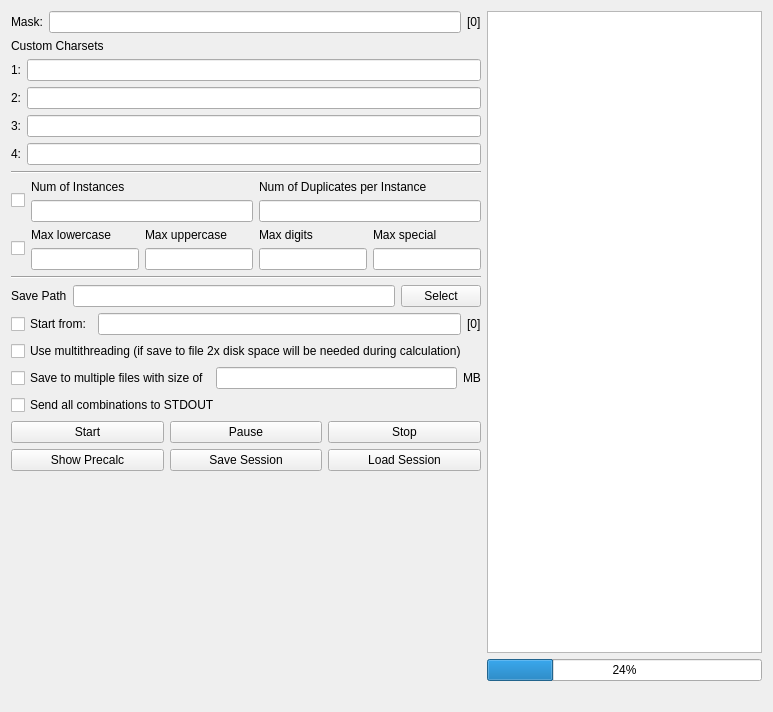
<?xml version="1.0" encoding="UTF-8"?>
<ui version="4.0">
 <class>Start</class>
 <widget class="QMainWindow" name="Start">
  <property name="geometry">
   <rect>
    <x>0</x>
    <y>0</y>
    <width>773</width>
    <height>712</height>
   </rect>
  </property>
  <property name="windowTitle">
   <string>Pattern Gen</string>
  </property>
  <widget class="QWidget" name="centralWidget">
   <layout class="QHBoxLayout" name="horizontalLayout_2">
    <item>
     <layout class="QVBoxLayout" name="verticalLayout_5">
      <item>
       <layout class="QHBoxLayout" name="horizontalLayout">
        <item>
         <layout class="QVBoxLayout" name="verticalLayout">
          <item>
           <layout class="QHBoxLayout" name="horizontalLayout_7">
            <item>
             <widget class="QLabel" name="label">
              <property name="text">
               <string>Mask:</string>
              </property>
             </widget>
            </item>
            <item>
             <widget class="QLineEdit" name="mask"/>
            </item>
            <item>
             <widget class="QLabel" name="mask_len">
              <property name="text">
               <string>[0]</string>
              </property>
             </widget>
            </item>
           </layout>
          </item>
          <item>
           <widget class="QLabel" name="label_2">
            <property name="text">
             <string>Custom Charsets</string>
            </property>
           </widget>
          </item>
          <item>
           <layout class="QHBoxLayout" name="horizontalLayout_3">
            <item>
             <widget class="QLabel" name="label_3">
              <property name="text">
               <string>1:</string>
              </property>
             </widget>
            </item>
            <item>
             <widget class="QLineEdit" name="custom1"/>
            </item>
           </layout>
          </item>
          <item>
           <layout class="QHBoxLayout" name="horizontalLayout_4">
            <item>
             <widget class="QLabel" name="label_4">
              <property name="text">
               <string>2:</string>
              </property>
             </widget>
            </item>
            <item>
             <widget class="QLineEdit" name="custom2"/>
            </item>
           </layout>
          </item>
          <item>
           <layout class="QHBoxLayout" name="horizontalLayout_5">
            <item>
             <widget class="QLabel" name="label_5">
              <property name="text">
               <string>3:</string>
              </property>
             </widget>
            </item>
            <item>
             <widget class="QLineEdit" name="custom3"/>
            </item>
           </layout>
          </item>
          <item>
           <layout class="QHBoxLayout" name="horizontalLayout_6">
            <item>
             <widget class="QLabel" name="label_6">
              <property name="text">
               <string>4:</string>
              </property>
             </widget>
            </item>
            <item>
             <widget class="QLineEdit" name="custom4"/>
            </item>
           </layout>
          </item>
          <item>
           <widget class="Line" name="line">
            <property name="orientation">
             <enum>Qt::Horizontal</enum>
            </property>
           </widget>
          </item>
          <item>
           <layout class="QHBoxLayout" name="horizontalLayout_8">
            <item>
             <layout class="QVBoxLayout" name="verticalLayout_10">
              <item>
               <widget class="QCheckBox" name="use_inst">
                <property name="text">
                 <string/>
                </property>
               </widget>
              </item>
             </layout>
            </item>
            <item>
             <layout class="QVBoxLayout" name="verticalLayout_4">
              <item>
               <widget class="QLabel" name="label_8">
                <property name="text">
                 <string>Num of Instances</string>
                </property>
               </widget>
              </item>
              <item>
               <widget class="QLineEdit" name="num_inst"/>
              </item>
             </layout>
            </item>
            <item>
             <layout class="QVBoxLayout" name="verticalLayout_3">
              <item>
               <widget class="QLabel" name="label_7">
                <property name="text">
                 <string>Num of Duplicates per Instance</string>
                </property>
               </widget>
              </item>
              <item>
               <widget class="QLineEdit" name="num_dupl"/>
              </item>
             </layout>
            </item>
           </layout>
          </item>
          <item>
           <layout class="QHBoxLayout" name="horizontalLayout_15">
            <item>
             <layout class="QVBoxLayout" name="verticalLayout_11">
              <item>
               <widget class="QCheckBox" name="use_count">
                <property name="text">
                 <string/>
                </property>
               </widget>
              </item>
             </layout>
            </item>
            <item>
             <layout class="QVBoxLayout" name="verticalLayout_6">
              <item>
               <widget class="QLabel" name="label_11">
                <property name="text">
                 <string>Max lowercase</string>
                </property>
               </widget>
              </item>
              <item>
               <widget class="QLineEdit" name="count_l"/>
              </item>
             </layout>
            </item>
            <item>
             <layout class="QVBoxLayout" name="verticalLayout_7">
              <item>
               <widget class="QLabel" name="label_12">
                <property name="text">
                 <string>Max uppercase</string>
                </property>
               </widget>
              </item>
              <item>
               <widget class="QLineEdit" name="count_u"/>
              </item>
             </layout>
            </item>
            <item>
             <layout class="QVBoxLayout" name="verticalLayout_8">
              <item>
               <widget class="QLabel" name="label_13">
                <property name="text">
                 <string>Max digits</string>
                </property>
               </widget>
              </item>
              <item>
               <widget class="QLineEdit" name="count_d"/>
              </item>
             </layout>
            </item>
            <item>
             <layout class="QVBoxLayout" name="verticalLayout_9">
              <item>
               <widget class="QLabel" name="label_14">
                <property name="text">
                 <string>Max special</string>
                </property>
               </widget>
              </item>
              <item>
               <widget class="QLineEdit" name="count_s"/>
              </item>
             </layout>
            </item>
           </layout>
          </item>
          <item>
           <widget class="Line" name="line_2">
            <property name="orientation">
             <enum>Qt::Horizontal</enum>
            </property>
           </widget>
          </item>
          <item>
           <layout class="QHBoxLayout" name="horizontalLayout_9">
            <item>
             <widget class="QLabel" name="label_9">
              <property name="text">
               <string>Save Path</string>
              </property>
             </widget>
            </item>
            <item>
             <widget class="QLineEdit" name="path"/>
            </item>
            <item>
             <widget class="QPushButton" name="sel_path">
              <property name="text">
               <string>Select</string>
              </property>
             </widget>
            </item>
           </layout>
          </item>
          <item>
           <layout class="QHBoxLayout" name="horizontalLayout_16">
            <item>
             <widget class="QCheckBox" name="setStart">
              <property name="text">
               <string>Start from:</string>
              </property>
             </widget>
            </item>
            <item>
             <widget class="QLineEdit" name="startFrom"/>
            </item>
            <item>
             <widget class="QLabel" name="startFrom_len">
              <property name="text">
               <string>[0]</string>
              </property>
             </widget>
            </item>
           </layout>
          </item>
          <item>
           <layout class="QHBoxLayout" name="horizontalLayout_14">
            <item>
             <widget class="QCheckBox" name="threading">
              <property name="text">
               <string>Use multithreading (if save to file 2x disk space will be needed during calculation)</string>
              </property>
             </widget>
            </item>
           </layout>
          </item>
          <item>
           <layout class="QHBoxLayout" name="horizontalLayout_10">
            <item>
             <widget class="QCheckBox" name="multi">
              <property name="text">
               <string>Save to multiple files with size of</string>
              </property>
             </widget>
            </item>
            <item>
             <widget class="QLineEdit" name="multi_size"/>
            </item>
            <item>
             <widget class="QLabel" name="label_10">
              <property name="text">
               <string>MB</string>
              </property>
             </widget>
            </item>
           </layout>
          </item>
          <item>
           <layout class="QHBoxLayout" name="horizontalLayout_13">
            <item>
             <widget class="QCheckBox" name="out">
              <property name="text">
               <string>Send all combinations to STDOUT</string>
              </property>
             </widget>
            </item>
           </layout>
          </item>
          <item>
           <layout class="QHBoxLayout" name="horizontalLayout_11">
            <item>
             <widget class="QPushButton" name="start">
              <property name="text">
               <string>Start</string>
              </property>
             </widget>
            </item>
            <item>
             <widget class="QPushButton" name="pause">
              <property name="text">
               <string>Pause</string>
              </property>
             </widget>
            </item>
            <item>
             <widget class="QPushButton" name="stop">
              <property name="text">
               <string>Stop</string>
              </property>
             </widget>
            </item>
           </layout>
          </item>
          <item>
           <layout class="QHBoxLayout" name="horizontalLayout_12">
            <item>
             <widget class="QPushButton" name="precalc">
              <property name="text">
               <string>Show Precalc</string>
              </property>
             </widget>
            </item>
            <item>
             <widget class="QPushButton" name="saveSession">
              <property name="text">
               <string>Save Session</string>
              </property>
             </widget>
            </item>
            <item>
             <widget class="QPushButton" name="loadSession">
              <property name="text">
               <string>Load Session</string>
              </property>
             </widget>
            </item>
           </layout>
          </item>
          <item>
           <widget class="QLabel" name="status">
            <property name="text">
             <string/>
            </property>
           </widget>
          </item>
          <item>
           <spacer name="verticalSpacer">
            <property name="orientation">
             <enum>Qt::Vertical</enum>
            </property>
            <property name="sizeHint" stdset="0">
             <size>
              <width>20</width>
              <height>40</height>
             </size>
            </property>
           </spacer>
          </item>
         </layout>
        </item>
        <item>
         <layout class="QVBoxLayout" name="verticalLayout_2">
          <item>
           <widget class="QTextBrowser" name="log"/>
          </item>
          <item>
           <widget class="QProgressBar" name="progress">
            <property name="value">
             <number>24</number>
            </property>
           </widget>
          </item>
         </layout>
        </item>
       </layout>
      </item>
      <item>
       <widget class="QLabel" name="statusBar">
        <property name="text">
         <string/>
        </property>
       </widget>
      </item>
     </layout>
    </item>
   </layout>
  </widget>
  <widget class="QMenuBar" name="menuBar">
   <property name="geometry">
    <rect>
     <x>0</x>
     <y>0</y>
     <width>773</width>
     <height>22</height>
    </rect>
   </property>
  </widget>
 </widget>
 <layoutdefault spacing="6" margin="11"/>
 <resources/>
 <connections/>
</ui>
